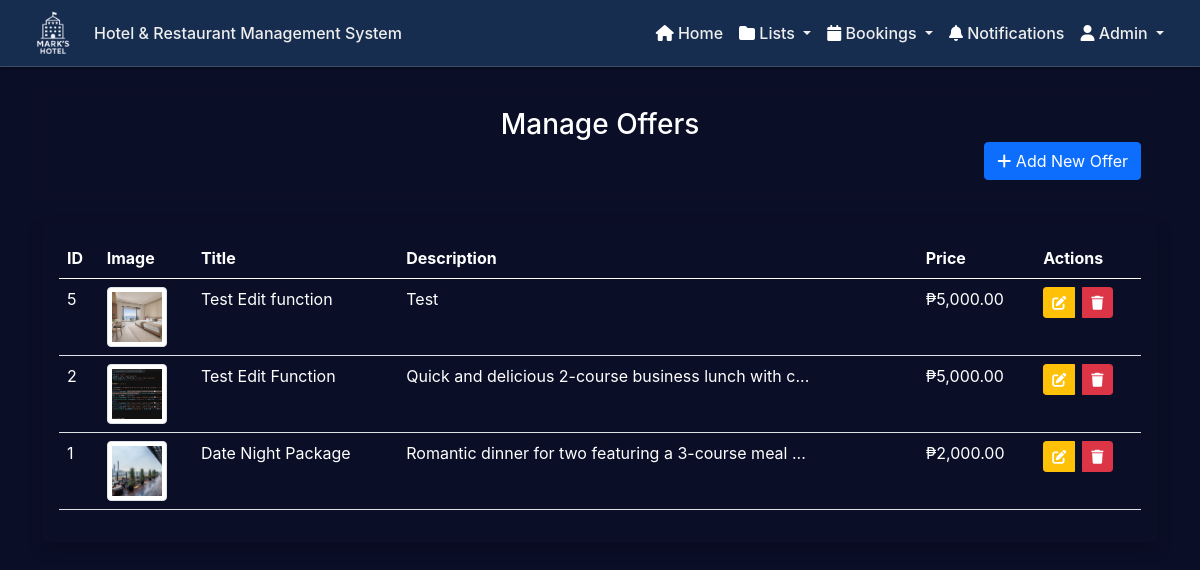
The page /admin/specialOffers.php (signed in) on the database its author committed.
### tables this page shows
CREATE TABLE `special_offers` (
  `offers_id` int(11) NOT NULL,
  `title` varchar(255) NOT NULL,
  `description` varchar(2500) NOT NULL,
  `image` varchar(50) NOT NULL,
  `price` varchar(5000) NOT NULL
);

### controllers/offersController.php (called while the page is built, shortened)
<?php
function getAllOffers($con) {
    $query = "SELECT * FROM special_offers ORDER BY offers_id DESC";
    $result = mysqli_query($con, $query);
    $offers = [];
    if (mysqli_num_rows($result) > 0) {
        while ($row = mysqli_fetch_assoc($result)) {
            $offers[] = $row;
        }
    }
    return $offers;
}
?>

### admin/specialOffers.php (the view, shortened to what this page needs)
<?php
include '../components/config.php';
include '../controllers/offersController.php';
$offers = getAllOffers($con);
?>
<!DOCTYPE html>
<html lang="en">
<head>
    <link href="https://cdn.jsdelivr.net/npm/bootstrap@5.0.2/dist/css/bootstrap.min.css" rel="stylesheet">
    <link rel="stylesheet" href="https://cdnjs.cloudflare.com/ajax/libs/font-awesome/6.0.0-beta3/css/all.min.css" />
    <link rel="stylesheet" href="../css/customAdminHeader.css">
    <link rel="stylesheet" href="https://cdnjs.cloudflare.com/ajax/libs/font-awesome/6.7.2/css/all.min.css">
    <link rel="stylesheet" href="../css/notifications.css">
    <link rel="stylesheet" href="../css/app.css">
</head>
<body>
    <?php include '../components/header_admin.php'; ?>
    <div class="container py-4">
        <div class="d-flex align-items-center mb-4 card p-3">
            <h3 class="text-white mb-0">Manage Offers</h3>
            <button
                type="button"
                class="btn btn-primary ms-auto"
                data-bs-toggle="modal"
                data-bs-target="#addOfferModal"
            >
                <i class="fas fa-plus"></i> Add New Offer
            </button>
        </div>
        <div class="card shadow">
            <div class="card-body">
                <?php if (count($offers) > 0): ?>
                    <div class="table-responsive">
                        <table class="table table-hover">
                            <thead>
                                <tr>
                                    <th>ID</th>
                                    <th>Image</th>
                                    <th>Title</th>
                                    <th>Description</th>
                                    <th>Price</th>
                                    <th>Actions</th>
                                </tr>
                            </thead>
                            <tbody>
                                <?php foreach ($offers as $offer): ?>
                                    <tr>
                                        <td><?php echo $offer['offers_id']; ?></td>
                                        <td>
                                            <?php if (!empty($offer['image'])): ?>
                                                <img src="../uploads/<?php echo $offer['image']; ?>" alt="<?php echo $offer['title']; ?>" style="width: 60px; height: 60px; object-fit: cover;" class="img-thumbnail">
                                            <?php else: ?>
                                                <span class="text-muted">No image</span>
                                            <?php endif; ?>
                                        </td>
                                        <td><?php echo $offer['title']; ?></td>
                                        <td><?php echo strlen($offer['description']) > 50 ? substr($offer['description'], 0, 50) . '...' : $offer['description']; ?></td>
                                        <td>₱<?php echo number_format($offer['price'], 2); ?></td>
                                        <td>
                                            <div class="btn-group gap-2 border-0">
                                                <a href="?edit=<?php echo $offer['offers_id']; ?>" class="btn btn-sm btn-warning">
                                                    <i class="fas fa-edit"></i>
                                                </a>
                                                <button type="button" class="btn btn-sm btn-danger" data-bs-toggle="modal" data-bs-target="#deleteModal<?php echo $offer['offers_id']; ?>">
                                                    <i class="fas fa-trash"></i>
                                                </button>
                                            </div>
                                        </td>
                                    </tr>
                                <?php endforeach; ?>
                            </tbody>
                        </table>
                    </div>
                <?php endif; ?>
            </div>
        </div>
    </div>
</body>
</html>

### css/notifications.css (style rules this page uses)
:root { --bg-primary: #0a0e27; --bg-secondary: #141937; --bg-card: #1a1f3a; --accent-blue: #00d4ff; --accent-cyan: #00bcd4; --accent-purple: #6b5ce7; --text-primary: #ffffff; --text-secondary: #8b92b8; --success: #00ff88; --warning: #ffb800; --danger: #ff4757; }

### css/app.css (style rules this page uses)
:root { --bg-primary: #0a0e27; --bg-secondary: #141937; --bg-card: #1a1f3a; --accent-blue: #00d4ff; --accent-cyan: #00bcd4; --accent-purple: #6b5ce7; --text-primary: #ffffff; --text-secondary: #8b92b8; --success: #00ff88; --warning: #ffb800; --danger: #ff4757; }
* { color: var(--text-primary); }
body { background: var(--bg-primary); color: var(--text-primary); font-family: 'Inter', -apple-system, BlinkMacSystemFont, 'Segoe UI', sans-serif; }
.card { background-color: var(--bg-primary); }

### rows shown on the page
special_offers: offers_id "5", image (picture), title "Test Edit function", description "Test", price "5,000.00"
special_offers: offers_id "2", image (picture), title "Test Edit Function", description "Quick and delicious 2-course business lunch with c", price "5,000.00"
special_offers: offers_id "1", image (picture), title "Date Night Package", description "Romantic dinner for two featuring a 3-course meal", price "2,000.00"

### other values the page prints
$_SESSION['name'] "Admin"
